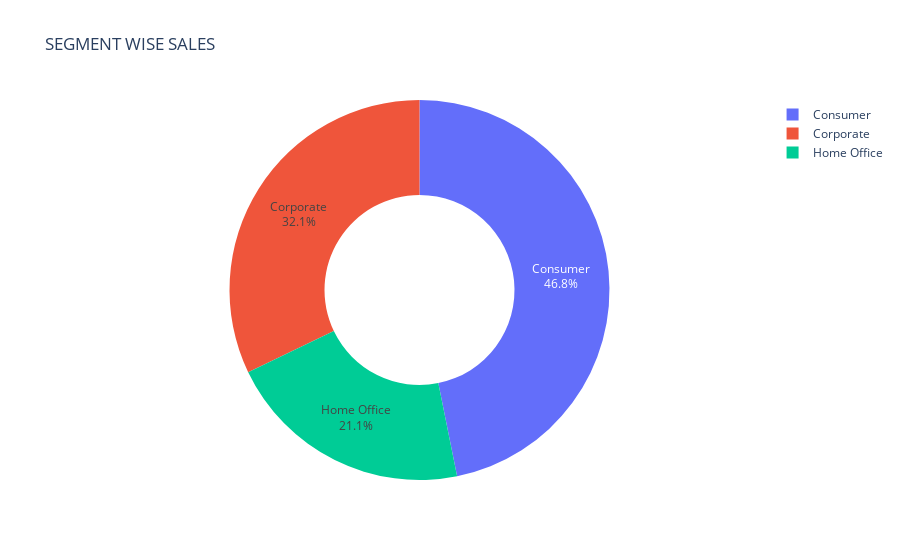

Notebook code for this chart:
### Code cell
fig = px.pie(segment_analysis, names = "Segment"  , values = "Profit"  , title = "SEGMENT WISE SALES " , hole = 0.5)
fig.update_traces(textposition = "inside" , textinfo = "percent+label")
fig.update_layout
fig.show()

### Figure 1 — Plotly figure (JSON) as saved in the notebook; plotly's stock layout.template omitted (floating-point values rounded to 4 significant figures)
{"data": [{"domain": {"x": [0, 1], "y": [0, 1]}, "hole": 0.5, "hovertemplate": "Segment=%{label}<br>Profit=%{value}<extra></extra>", "labels": ["Consumer", "Corporate", "Home Office"], "legendgroup": "", "name": "", "showlegend": true, "textinfo": "percent+label", "textposition": "inside", "type": "pie", "values": [134100.0, 91980.0, 60300.0]}], "layout": {"legend": {"tracegroupgap": 0}, "title": {"text": "SEGMENT WISE SALES "}}}
